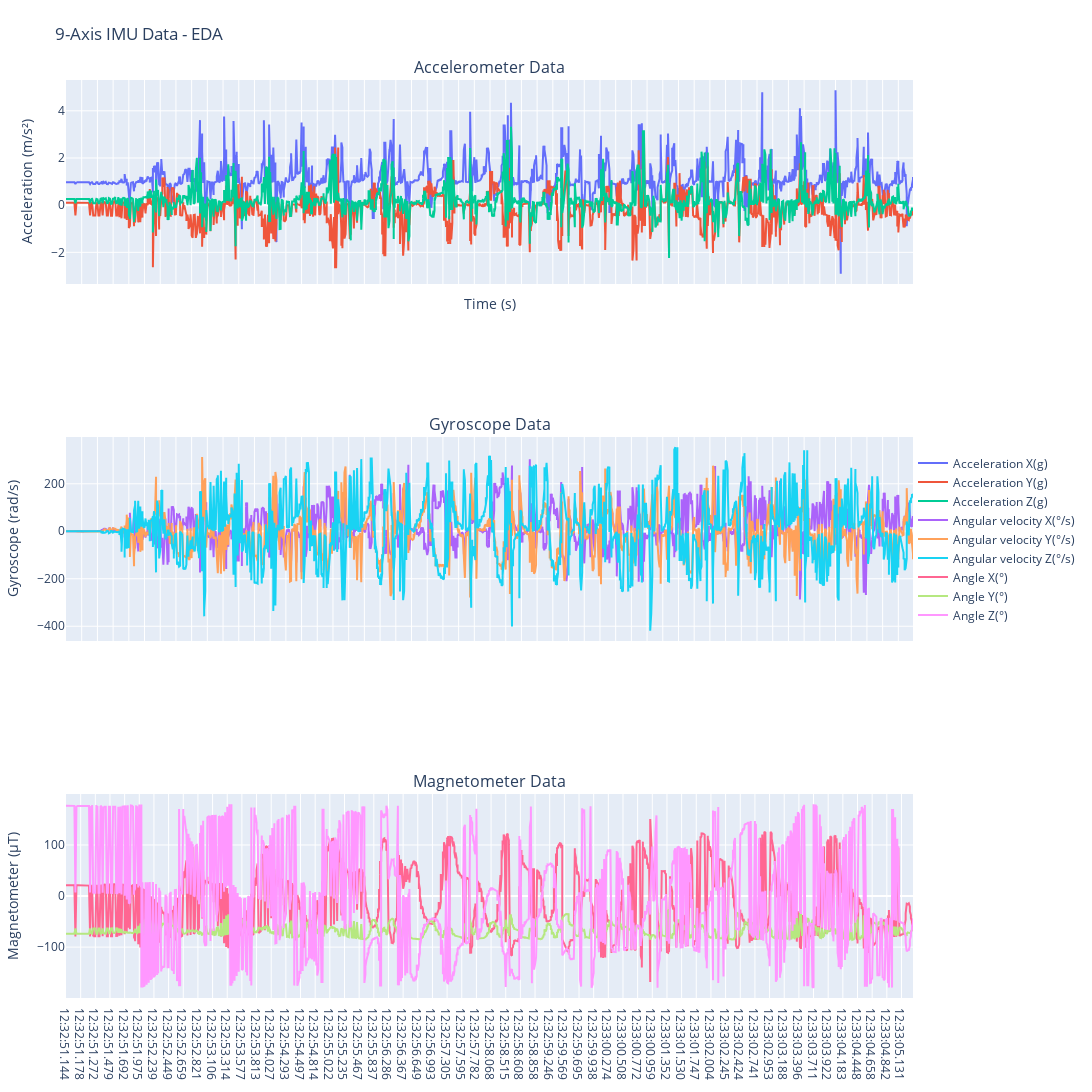

Write notebook code for a chart like this one.
### Code cell
import plotly.express as px
import plotly.graph_objects as go
from plotly.subplots import make_subplots
import pandas as pd

axes_labels = ['Acceleration X(g)','Acceleration Y(g)','Acceleration Z(g)','Angular velocity X(°/s)','Angular velocity Y(°/s)','Angular velocity Z(°/s)','Angle X(°)','Angle Y(°)','Angle Z(°)']

# Create subplots: 3 rows for each sensor type (Accelerometer, Gyroscope, Magnetometer)
fig = make_subplots(rows=3, cols=1, shared_xaxes=True, 
                    subplot_titles=('Accelerometer Data', 'Gyroscope Data', 'Magnetometer Data'))

# Add traces for each axis
for i, label in enumerate(axes_labels[:3]):
    fig.add_trace(go.Scatter(x=df['Time'], y=df[label], mode='lines', name=label), row=1, col=1)

for i, label in enumerate(axes_labels[3:6]):
    fig.add_trace(go.Scatter(x=df['Time'], y=df[label], mode='lines', name=label), row=2, col=1)

for i, label in enumerate(axes_labels[6:]):
    fig.add_trace(go.Scatter(x=df['Time'], y=df[label], mode='lines', name=label), row=3, col=1)

# Update layout for better readability
fig.update_layout(height=2000, width=2000, title_text="9-Axis IMU Data - EDA",
                  xaxis_title="Time (s)", yaxis_title="Sensor Readings",
                  showlegend=True, legend=dict(x=1, y=0.5, traceorder="normal"),
                  margin=dict(l=40, r=40, t=80, b=40))

# Update y-axes titles
fig.update_yaxes(title_text="Acceleration (m/s²)", row=1, col=1)
fig.update_yaxes(title_text="Gyroscope (rad/s)", row=2, col=1)
fig.update_yaxes(title_text="Magnetometer (μT)", row=3, col=1)

# Show the plot
fig.show(height=500, width=500)

### Figure 1 — Plotly figure (JSON) as saved in the notebook; plotly's stock layout.template omitted (floating-point values rounded to 4 significant figures; data arrays with more than 128 entries replaced by an {"elided": "..."} marker saying what was removed)
{"data": [{"mode": "lines", "name": "Acceleration X(g)", "type": "scatter", "x": {"elided": "2072 str values"}, "xaxis": "x", "y": {"elided": "2072 float values"}, "yaxis": "y"}, {"mode": "lines", "name": "Acceleration Y(g)", "type": "scatter", "x": {"elided": "2072 str values"}, "xaxis": "x", "y": {"elided": "2072 float values"}, "yaxis": "y"}, {"mode": "lines", "name": "Acceleration Z(g)", "type": "scatter", "x": {"elided": "2072 str values"}, "xaxis": "x", "y": {"elided": "2072 float values"}, "yaxis": "y"}, {"mode": "lines", "name": "Angular velocity X(°/s)", "type": "scatter", "x": {"elided": "2072 str values"}, "xaxis": "x2", "y": {"elided": "2072 float values"}, "yaxis": "y2"}, {"mode": "lines", "name": "Angular velocity Y(°/s)", "type": "scatter", "x": {"elided": "2072 str values"}, "xaxis": "x2", "y": {"elided": "2072 float values"}, "yaxis": "y2"}, {"mode": "lines", "name": "Angular velocity Z(°/s)", "type": "scatter", "x": {"elided": "2072 str values"}, "xaxis": "x2", "y": {"elided": "2072 float values"}, "yaxis": "y2"}, {"mode": "lines", "name": "Angle X(°)", "type": "scatter", "x": {"elided": "2072 str values"}, "xaxis": "x3", "y": {"elided": "2072 float values"}, "yaxis": "y3"}, {"mode": "lines", "name": "Angle Y(°)", "type": "scatter", "x": {"elided": "2072 str values"}, "xaxis": "x3", "y": {"elided": "2072 float values"}, "yaxis": "y3"}, {"mode": "lines", "name": "Angle Z(°)", "type": "scatter", "x": {"elided": "2072 str values"}, "xaxis": "x3", "y": {"elided": "2072 float values"}, "yaxis": "y3"}], "layout": {"annotations": [{"font": {"size": 16}, "showarrow": false, "text": "Accelerometer Data", "x": 0.5, "xanchor": "center", "xref": "paper", "y": 1, "yanchor": "bottom", "yref": "paper"}, {"font": {"size": 16}, "showarrow": false, "text": "Gyroscope Data", "x": 0.5, "xanchor": "center", "xref": "paper", "y": 0.6111, "yanchor": "bottom", "yref": "paper"}, {"font": {"size": 16}, "showarrow": false, "text": "Magnetometer Data", "x": 0.5, "xanchor": "center", "xref": "paper", "y": 0.2222, "yanchor": "bottom", "yref": "paper"}], "height": 2000, "legend": {"traceorder": "normal", "x": 1, "y": 0.5}, "margin": {"b": 40, "l": 40, "r": 40, "t": 80}, "showlegend": true, "title": {"text": "9-Axis IMU Data - EDA"}, "width": 2000, "xaxis": {"anchor": "y", "domain": [0, 1], "matches": "x3", "showticklabels": false, "title": {"text": "Time (s)"}}, "xaxis2": {"anchor": "y2", "domain": [0, 1], "matches": "x3", "showticklabels": false}, "xaxis3": {"anchor": "y3", "domain": [0, 1]}, "yaxis": {"anchor": "x", "domain": [0.7778, 1], "title": {"text": "Acceleration (m/s²)"}}, "yaxis2": {"anchor": "x2", "domain": [0.3889, 0.6111], "title": {"text": "Gyroscope (rad/s)"}}, "yaxis3": {"anchor": "x3", "domain": [0, 0.2222], "title": {"text": "Magnetometer (μT)"}}}}
